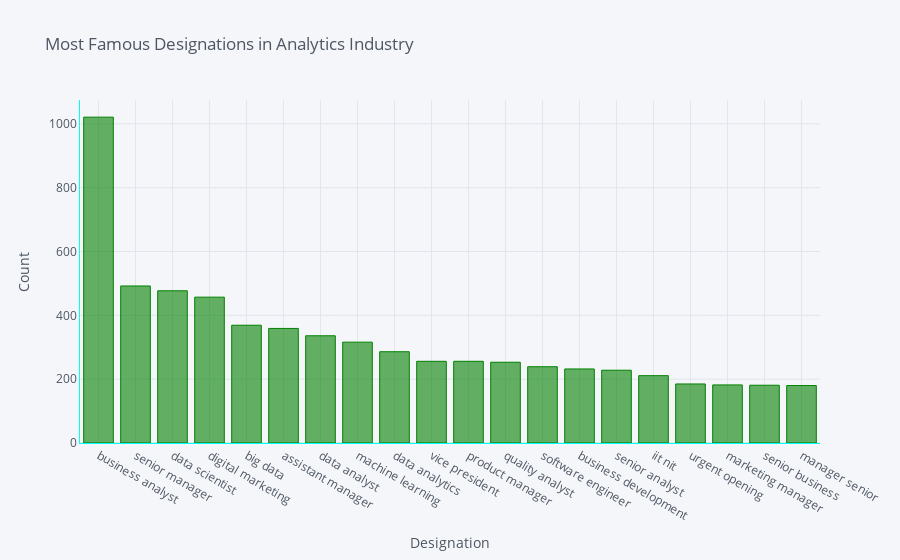

The cell this chart's notebook holds for it:
### Code cell
df4=pd.DataFrame(desigs,columns=['Job Designations','Frequency'])
df4=df4.set_index('Job Designations')
df4.iplot(kind='bar',xTitle='Designation',yTitle='Count',title='Most Famous Designations in Analytics Industry',color='green',linecolor='aqua')

### Figure 1 — Plotly figure (JSON) as saved in the notebook; plotly's stock layout.template omitted (floating-point values rounded to 4 significant figures)
{"data": [{"marker": {"color": "rgba(0, 128, 0, 0.6)", "line": {"color": "rgba(0, 128, 0, 1.0)", "width": 1}}, "name": "Frequency", "orientation": "v", "text": "", "type": "bar", "x": ["business analyst", "senior manager", "data scientist", "digital marketing", "big data", "assistant manager", "data analyst", "machine learning", "data analytics", "vice president", "product manager", "quality analyst", "software engineer", "business development", "senior analyst", "iit nit", "urgent opening", "marketing manager", "senior business", "manager senior"], "y": [1021, 492, 477, 457, 369, 359, 336, 316, 286, 256, 256, 253, 239, 232, 228, 211, 185, 182, 181, 180]}], "layout": {"legend": {"bgcolor": "#F5F6F9", "font": {"color": "#4D5663"}}, "paper_bgcolor": "#F5F6F9", "plot_bgcolor": "#F5F6F9", "title": {"font": {"color": "#4D5663"}, "text": "Most Famous Designations in Analytics Industry"}, "xaxis": {"gridcolor": "#E1E5ED", "linecolor": "aqua", "showgrid": true, "tickfont": {"color": "#4D5663"}, "title": {"font": {"color": "#4D5663"}, "text": "Designation"}, "zerolinecolor": "#E1E5ED"}, "yaxis": {"gridcolor": "#E1E5ED", "linecolor": "aqua", "showgrid": true, "tickfont": {"color": "#4D5663"}, "title": {"font": {"color": "#4D5663"}, "text": "Count"}, "zerolinecolor": "#E1E5ED"}}}
